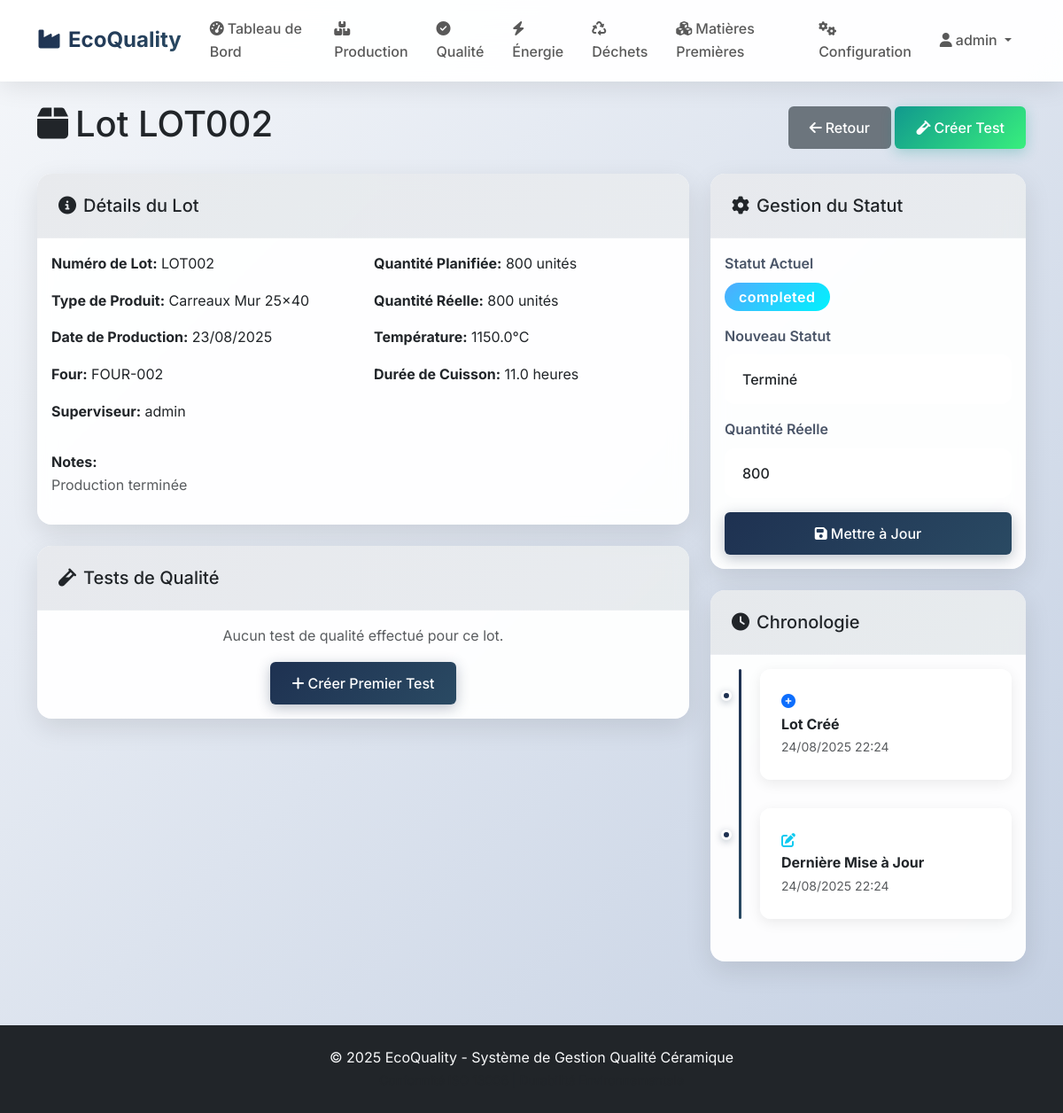
/production/3 (signed in), run on the app's committed database.
### models.py (models this page shows, shortened)
class User(UserMixin, db.Model):
    id = db.Column(db.Integer, primary_key=True)
    username = db.Column(db.String(64), unique=True, nullable=False)
    email = db.Column(db.String(120), unique=True, nullable=False)
    password_hash = db.Column(db.String(256), nullable=False)
    role = db.Column(db.String(50), nullable=False, default='Operator')
    created_at = db.Column(db.DateTime, default=datetime.utcnow)
    is_active = db.Column(db.Boolean, default=True)

class ProductionBatch(db.Model):
    id = db.Column(db.Integer, primary_key=True)
    lot_number = db.Column(db.String(50), unique=True, nullable=False)
    product_type = db.Column(db.String(100), nullable=False)
    planned_quantity = db.Column(db.Integer, nullable=False)
    actual_quantity = db.Column(db.Integer, default=0)
    production_date = db.Column(db.Date, nullable=False)
    kiln_number = db.Column(db.String(20), nullable=False)
    kiln_temperature = db.Column(db.Float)
    firing_duration = db.Column(db.Float)
    status = db.Column(db.String(20), default='planned')  # planned, in_progress, completed, approved, rejected
    supervisor_id = db.Column(db.Integer, db.ForeignKey('user.id'))
    created_at = db.Column(db.DateTime, default=datetime.utcnow)
    updated_at = db.Column(db.DateTime, default=datetime.utcnow, onupdate=datetime.utcnow)
    notes = db.Column(db.Text)
    supervisor = db.relationship('User', backref='supervised_batches')

### routes.py (the view)
@app.route('/production/<int:batch_id>')
@login_required
def view_batch(batch_id):
    batch = ProductionBatch.query.get_or_404(batch_id)
    return render_template('production/view_batch.html', batch=batch)

### templates/production/view_batch.html (shortened to what this page needs)
{% extends "base.html" %}
{% block content %}
<div class="container py-4">
    <div class="d-flex justify-content-between align-items-center mb-4">
        <h1><i class="fas fa-box me-2"></i>Lot {{ batch.lot_number }}</h1>
        <div>
            <a href="{{ url_for('production_index') }}" class="btn btn-secondary">
                <i class="fas fa-arrow-left me-1"></i>Retour
            </a>
            {% if batch.status == 'completed' %}
                <a href="{{ url_for('create_test') }}?batch_id={{ batch.id }}" class="btn btn-success">
                    <i class="fas fa-vial me-1"></i>Créer Test
                </a>
            {% endif %}
        </div>
    </div>
    <div class="row">
        <div class="col-md-8">
            <div class="card mb-4">
                <div class="card-header">
                    <h5 class="mb-0"><i class="fas fa-info-circle me-2"></i>Détails du Lot</h5>
                </div>
                <div class="card-body">
                    <div class="row">
                        <div class="col-md-6">
                            <p><strong>Numéro de Lot:</strong> {{ batch.lot_number }}</p>
                            <p><strong>Type de Produit:</strong> {{ batch.product_type }}</p>
                            <p><strong>Date de Production:</strong> {{ batch.production_date.strftime('%d/%m/%Y') }}</p>
                            <p><strong>Four:</strong> {{ batch.kiln_number }}</p>
                            {% if batch.supervisor %}
                                <p><strong>Superviseur:</strong> {{ batch.supervisor.username }}</p>
                            {% endif %}
                        </div>
                        <div class="col-md-6">
                            <p><strong>Quantité Planifiée:</strong> {{ batch.planned_quantity }} unités</p>
                            <p><strong>Quantité Réelle:</strong> {{ batch.actual_quantity or 0 }} unités</p>
                            {% if batch.kiln_temperature %}
                                <p><strong>Température:</strong> {{ batch.kiln_temperature }}°C</p>
                            {% endif %}
                            {% if batch.firing_duration %}
                                <p><strong>Durée de Cuisson:</strong> {{ batch.firing_duration }} heures</p>
                            {% endif %}
                        </div>
                    </div>
                    {% if batch.notes %}
                        <div class="mt-3">
                            <strong>Notes:</strong>
                            <p class="text-muted">{{ batch.notes }}</p>
                        </div>
                    {% endif %}
                </div>
            </div>
            <div class="card">
                <div class="card-header">
                    <h5 class="mb-0"><i class="fas fa-vial me-2"></i>Tests de Qualité</h5>
                </div>
                <div class="card-body">
                    {% if batch.quality_tests %}
                        <div class="table-responsive">
                            <table class="table table-hover">
                                <thead>
                                    <tr>
                                        <th>Type de Test</th>
                                        <th>Date</th>
                                        <th>Technicien</th>
                                        <th>Résultat</th>
                                        <th>Actions</th>
                                    </tr>
                                </thead>
                                <tbody>
                                    {% for test in batch.quality_tests %}
                                        <tr>
                                            <td>{{ test.test_type }}</td>
                                            <td>{{ test.test_date.strftime('%d/%m/%Y') }}</td>
                                            <td>{{ test.technician.username }}</td>
                                            <td>
                                                <span class="badge bg-{% if test.result == 'pass' %}success{% else %}danger{% endif %}">
                                                    {{ test.result }}
                                                </span>
                                            </td>
                                            <td>
                                                <a href="{{ url_for('view_test', test_id=test.id) }}" class="btn btn-sm btn-outline-primary">
                                                    <i class="fas fa-eye"></i>
                                                </a>
                                            </td>
                                        </tr>
                                    {% endfor %}
                                </tbody>
                            </table>
                        </div>
                    {% else %}
                        <p class="text-muted text-center">Aucun test de qualité effectué pour ce lot.</p>
                        {% if batch.status == 'completed' %}
                            <div class="text-center">
                                <a href="{{ url_for('create_test') }}?batch_id={{ batch.id }}" class="btn btn-primary">
                                    <i class="fas fa-plus me-1"></i>Créer Premier Test
                                </a>
                            </div>
                        {% endif %}
                    {% endif %}
                </div>
            </div>
        </div>
        <div class="col-md-4">
            <div class="card mb-4">
                <div class="card-header">
                    <h5 class="mb-0"><i class="fas fa-cog me-2"></i>Gestion du Statut</h5>
                </div>
                <div class="card-body">
                    <div class="mb-3">
                        <label class="form-label">Statut Actuel</label>
                        <div>
                            <span class="badge bg-{% if batch.status == 'approved' %}success{% elif batch.status == 'completed' %}info{% elif batch.status == 'in_progress' %}warning{% elif batch.status == 'rejected' %}danger{% else %}secondary{% endif %} fs-6">
                                {{ batch.status }}
                            </span>
                        </div>
                    </div>
                    <form method="POST" action="{{ url_for('update_batch_status', batch_id=batch.id) }}">
                        <div class="mb-3">
                            <label for="status" class="form-label">Nouveau Statut</label>
                            <select class="form-select" id="status" name="status" required>
                                <option value="completed" {% if batch.status == 'completed' %}selected{% endif %}>Terminé</option>
                            </select>
                        </div>
                        <div class="mb-3">
                            <label for="actual_quantity" class="form-label">Quantité Réelle</label>
                            <input type="number" class="form-control" id="actual_quantity"
                                   name="actual_quantity" value="{{ batch.actual_quantity or '' }}" min="0">
                        </div>
                        <div class="d-grid">
                            <button type="submit" class="btn btn-primary">
                                <i class="fas fa-save me-1"></i>Mettre à Jour
                            </button>
                        </div>
                    </form>
                </div>
            </div>
            <div class="card">
                <div class="card-header">
                    <h5 class="mb-0"><i class="fas fa-clock me-2"></i>Chronologie</h5>
                </div>
                <div class="card-body">
                    <div class="timeline">
                        <div class="timeline-item">
                            <i class="fas fa-plus-circle text-primary"></i>
                            <div class="timeline-content">
                                <strong>Lot Créé</strong><br>
                                <small class="text-muted">{{ batch.created_at.strftime('%d/%m/%Y %H:%M') }}</small>
                            </div>
                        </div>
                        {% if batch.updated_at != batch.created_at %}
                            <div class="timeline-item">
                                <i class="fas fa-edit text-info"></i>
                                <div class="timeline-content">
                                    <strong>Dernière Mise à Jour</strong><br>
                                    <small class="text-muted">{{ batch.updated_at.strftime('%d/%m/%Y %H:%M') }}</small>
                                </div>
                            </div>
                        {% endif %}
                    </div>
                </div>
            </div>
        </div>
    </div>
</div>
{% endblock %}

### templates/base.html (shortened to what this page needs)
<!DOCTYPE html>
<html lang="fr">
<head>
    <link href="https://cdn.jsdelivr.net/npm/bootstrap@5.3.2/dist/css/bootstrap.min.css" rel="stylesheet">
    <link href="https://cdnjs.cloudflare.com/ajax/libs/font-awesome/6.4.0/css/all.min.css" rel="stylesheet">
    <link href="{{ url_for('static', filename='css/custom.css') }}" rel="stylesheet">
</head>
<body>
    {% if current_user.is_authenticated %}
    <nav class="navbar navbar-expand-lg navbar-light" style="background: rgba(255, 255, 255, 0.95); backdrop-filter: blur(20px); box-shadow: 0 4px 30px rgba(0, 0, 0, 0.1);">
        <div class="container">
            <a class="navbar-brand fw-bold" href="{{ url_for('dashboard') }}" style="font-size: 1.5rem; background: var(--primary-gradient); -webkit-background-clip: text; -webkit-text-fill-color: transparent; background-clip: text;">
                <i class="fas fa-industry me-2"></i>EcoQuality
            </a>
            <div class="collapse navbar-collapse" id="navbarNav">
                <ul class="navbar-nav me-auto">
                    <li class="nav-item">
                        <a class="nav-link" href="{{ url_for('dashboard') }}">
                            <i class="fas fa-tachometer-alt me-1"></i>Tableau de Bord
                        </a>
                    </li>
                    <li class="nav-item">
                        <a class="nav-link" href="{{ url_for('production_index') }}">
                            <i class="fas fa-boxes me-1"></i>Production
                        </a>
                    </li>
                    <li class="nav-item">
                        <a class="nav-link" href="{{ url_for('quality_index') }}">
                            <i class="fas fa-check-circle me-1"></i>Qualité
                        </a>
                    </li>
                    <li class="nav-item">
                        <a class="nav-link" href="{{ url_for('energy_index') }}">
                            <i class="fas fa-bolt me-1"></i>Énergie
                        </a>
                    </li>
                    <li class="nav-item">
                        <a class="nav-link" href="{{ url_for('waste_index') }}">
                            <i class="fas fa-recycle me-1"></i>Déchets
                        </a>
                    </li>
                    <li class="nav-item">
                        <a class="nav-link" href="{{ url_for('materials_index') }}">
                            <i class="fas fa-cubes me-1"></i>Matières Premières
                        </a>
                    </li>
                    <li class="nav-item">
                        <a class="nav-link" href="{{ url_for('config_index') }}">
                            <i class="fas fa-cogs me-1"></i>Configuration
                        </a>
                    </li>
                </ul>
                <ul class="navbar-nav">
                    <li class="nav-item dropdown">
                        <a class="nav-link dropdown-toggle" href="#" id="navbarDropdown" role="button" data-bs-toggle="dropdown">
                            <i class="fas fa-user me-1"></i>{{ current_user.username }}
                        </a>
                    </li>
                </ul>
            </div>
        </div>
    </nav>
    {% endif %}
    <main>
        {% block content %}{% endblock %}
    </main>
    <footer class="bg-dark text-light py-4 mt-5">
        <div class="container text-center">
            <p class="mb-0">&copy; 2025 EcoQuality - Système de Gestion Qualité Céramique</p>
            <small class="text-muted">Conformité ISO 13006 | Durabilité Environnementale</small>
        </div>
    </footer>
</body>
</html>

### data on the page
User: username "admin", supervisor.username "admin"
ProductionBatch: lot_number "LOT002", product_type "Carreaux Mur 25x40", production_date "23/08/2025", kiln_number "FOUR-002", planned_quantity "800", actual_quantity "800", kiln_temperature "1150.0", firing_duration "11.0", notes "Production terminée", status "completed", status "Terminé", created_at "24/08/2025 22:24", updated_at "24/08/2025 22:24"
